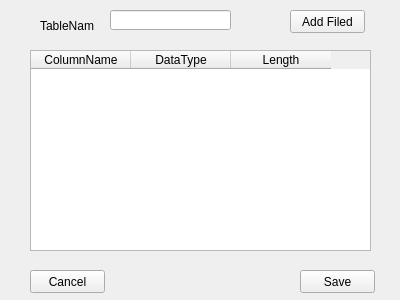
<?xml version="1.0" encoding="UTF-8"?>
<ui version="4.0">
 <class>table</class>
 <widget class="QWidget" name="table">
  <property name="geometry">
   <rect>
    <x>0</x>
    <y>0</y>
    <width>400</width>
    <height>300</height>
   </rect>
  </property>
  <property name="windowTitle">
   <string>table</string>
  </property>
  <widget class="QLabel" name="label">
   <property name="geometry">
    <rect>
     <x>40</x>
     <y>20</y>
     <width>54</width>
     <height>12</height>
    </rect>
   </property>
   <property name="text">
    <string>TableName</string>
   </property>
  </widget>
  <widget class="QLineEdit" name="tableName">
   <property name="geometry">
    <rect>
     <x>110</x>
     <y>10</y>
     <width>121</width>
     <height>20</height>
    </rect>
   </property>
  </widget>
  <widget class="QPushButton" name="addBtn">
   <property name="geometry">
    <rect>
     <x>290</x>
     <y>10</y>
     <width>75</width>
     <height>23</height>
    </rect>
   </property>
   <property name="text">
    <string>Add Filed</string>
   </property>
  </widget>
  <widget class="QTableWidget" name="tableWidget">
   <property name="geometry">
    <rect>
     <x>30</x>
     <y>50</y>
     <width>341</width>
     <height>201</height>
    </rect>
   </property>
   <column>
    <property name="text">
     <string>ColumnName</string>
    </property>
   </column>
   <column>
    <property name="text">
     <string>DataType</string>
    </property>
   </column>
   <column>
    <property name="text">
     <string>Length</string>
    </property>
   </column>
  </widget>
  <widget class="QPushButton" name="saveBtn">
   <property name="geometry">
    <rect>
     <x>300</x>
     <y>270</y>
     <width>75</width>
     <height>23</height>
    </rect>
   </property>
   <property name="text">
    <string>Save</string>
   </property>
  </widget>
  <widget class="QPushButton" name="cancelBtn">
   <property name="geometry">
    <rect>
     <x>30</x>
     <y>270</y>
     <width>75</width>
     <height>23</height>
    </rect>
   </property>
   <property name="text">
    <string>Cancel</string>
   </property>
  </widget>
 </widget>
 <layoutdefault spacing="6" margin="11"/>
 <resources/>
 <connections/>
</ui>
